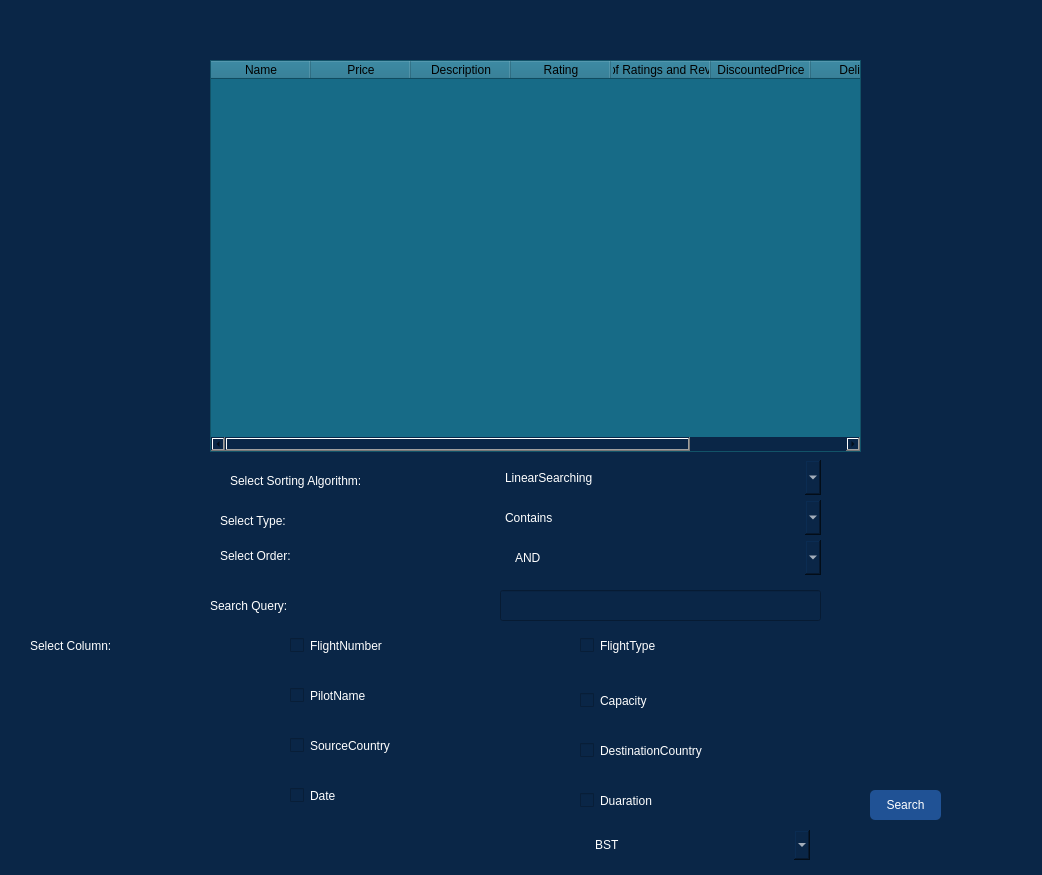
<?xml version="1.0" encoding="UTF-8"?>
<ui version="4.0">
 <class>Form</class>
 <widget class="QWidget" name="Form">
  <property name="geometry">
   <rect>
    <x>0</x>
    <y>0</y>
    <width>1042</width>
    <height>875</height>
   </rect>
  </property>
  <property name="windowTitle">
   <string>Form</string>
  </property>
  <property name="styleSheet">
   <string notr="true">background-color: rgb(10, 38, 71);</string>
  </property>
  <widget class="QTableWidget" name="tableWidget">
   <property name="geometry">
    <rect>
     <x>210</x>
     <y>60</y>
     <width>651</width>
     <height>392</height>
    </rect>
   </property>
   <property name="styleSheet">
    <string notr="true">background-color: rgb(23, 107, 135);
color: rgb(0, 0, 0);</string>
   </property>
   <column>
    <property name="text">
     <string>Name</string>
    </property>
   </column>
   <column>
    <property name="text">
     <string>Price</string>
    </property>
   </column>
   <column>
    <property name="text">
     <string>Description</string>
    </property>
   </column>
   <column>
    <property name="text">
     <string>Rating</string>
    </property>
   </column>
   <column>
    <property name="text">
     <string>No. of Ratings and Reviews</string>
    </property>
   </column>
   <column>
    <property name="text">
     <string>DiscountedPrice</string>
    </property>
   </column>
   <column>
    <property name="text">
     <string>Delivery</string>
    </property>
   </column>
   <column>
    <property name="text">
     <string>%off</string>
    </property>
   </column>
  </widget>
  <widget class="QComboBox" name="algo">
   <property name="geometry">
    <rect>
     <x>500</x>
     <y>460</y>
     <width>321</width>
     <height>35</height>
    </rect>
   </property>
   <property name="styleSheet">
    <string notr="true">color: rgb(255, 255, 255);
font: 16pt &quot;Mongolian Baiti&quot;;
border-radius: 5px;


</string>
   </property>
   <item>
    <property name="text">
     <string>LinearSearching</string>
    </property>
   </item>
  </widget>
  <widget class="QPushButton" name="searchButton">
   <property name="geometry">
    <rect>
     <x>870</x>
     <y>790</y>
     <width>71</width>
     <height>30</height>
    </rect>
   </property>
   <property name="styleSheet">
    <string notr="true">background-color: rgb(32, 82, 149);
color: rgb(255, 255, 255);
font: 16pt &quot;Mongolian Baiti&quot;;
border-radius: 5px;



</string>
   </property>
   <property name="text">
    <string>Search</string>
   </property>
  </widget>
  <widget class="QCheckBox" name="fNumber">
   <property name="geometry">
    <rect>
     <x>290</x>
     <y>630</y>
     <width>241</width>
     <height>31</height>
    </rect>
   </property>
   <property name="styleSheet">
    <string notr="true">color: rgb(255, 255, 255);
font: 16pt &quot;Mongolian Baiti&quot;;
border-radius: 5px;


</string>
   </property>
   <property name="text">
    <string>FlightNumber</string>
   </property>
  </widget>
  <widget class="QCheckBox" name="ftype">
   <property name="geometry">
    <rect>
     <x>580</x>
     <y>630</y>
     <width>261</width>
     <height>31</height>
    </rect>
   </property>
   <property name="styleSheet">
    <string notr="true">color: rgb(255, 255, 255);
font: 16pt &quot;Mongolian Baiti&quot;;
border-radius: 5px;


</string>
   </property>
   <property name="text">
    <string>FlightType</string>
   </property>
  </widget>
  <widget class="QCheckBox" name="capacity">
   <property name="geometry">
    <rect>
     <x>580</x>
     <y>680</y>
     <width>261</width>
     <height>41</height>
    </rect>
   </property>
   <property name="styleSheet">
    <string notr="true">color: rgb(255, 255, 255);
font: 16pt &quot;Mongolian Baiti&quot;;
border-radius: 5px;


</string>
   </property>
   <property name="text">
    <string>Capacity</string>
   </property>
  </widget>
  <widget class="QCheckBox" name="pName">
   <property name="geometry">
    <rect>
     <x>290</x>
     <y>680</y>
     <width>271</width>
     <height>31</height>
    </rect>
   </property>
   <property name="styleSheet">
    <string notr="true">color: rgb(255, 255, 255);
font: 16pt &quot;Mongolian Baiti&quot;;
border-radius: 5px;


</string>
   </property>
   <property name="text">
    <string>PilotName</string>
   </property>
  </widget>
  <widget class="QCheckBox" name="sCountry">
   <property name="geometry">
    <rect>
     <x>290</x>
     <y>730</y>
     <width>261</width>
     <height>31</height>
    </rect>
   </property>
   <property name="styleSheet">
    <string notr="true">color: rgb(255, 255, 255);
font: 16pt &quot;Mongolian Baiti&quot;;
border-radius: 5px;


</string>
   </property>
   <property name="text">
    <string>SourceCountry</string>
   </property>
  </widget>
  <widget class="QCheckBox" name="dCountry">
   <property name="geometry">
    <rect>
     <x>580</x>
     <y>730</y>
     <width>251</width>
     <height>41</height>
    </rect>
   </property>
   <property name="styleSheet">
    <string notr="true">color: rgb(255, 255, 255);
font: 16pt &quot;Mongolian Baiti&quot;;
border-radius: 5px;


</string>
   </property>
   <property name="text">
    <string>DestinationCountry</string>
   </property>
  </widget>
  <widget class="QCheckBox" name="date">
   <property name="geometry">
    <rect>
     <x>290</x>
     <y>780</y>
     <width>271</width>
     <height>31</height>
    </rect>
   </property>
   <property name="styleSheet">
    <string notr="true">color: rgb(255, 255, 255);
font: 16pt &quot;Mongolian Baiti&quot;;
border-radius: 5px;


</string>
   </property>
   <property name="text">
    <string>Date</string>
   </property>
  </widget>
  <widget class="QCheckBox" name="duaration">
   <property name="geometry">
    <rect>
     <x>580</x>
     <y>780</y>
     <width>251</width>
     <height>41</height>
    </rect>
   </property>
   <property name="styleSheet">
    <string notr="true">color: rgb(255, 255, 255);
font: 16pt &quot;Mongolian Baiti&quot;;
border-radius: 5px;


</string>
   </property>
   <property name="text">
    <string>Duaration</string>
   </property>
  </widget>
  <widget class="QComboBox" name="order">
   <property name="geometry">
    <rect>
     <x>510</x>
     <y>540</y>
     <width>311</width>
     <height>35</height>
    </rect>
   </property>
   <property name="styleSheet">
    <string notr="true">color: rgb(255, 255, 255);
font: 16pt &quot;Mongolian Baiti&quot;;
border-radius: 5px;


</string>
   </property>
   <item>
    <property name="text">
     <string>AND</string>
    </property>
   </item>
   <item>
    <property name="text">
     <string>OR</string>
    </property>
   </item>
   <item>
    <property name="text">
     <string>NOT</string>
    </property>
   </item>
  </widget>
  <widget class="QLabel" name="label_3">
   <property name="geometry">
    <rect>
     <x>30</x>
     <y>630</y>
     <width>251</width>
     <height>31</height>
    </rect>
   </property>
   <property name="styleSheet">
    <string notr="true">color: rgb(255, 255, 255);
font: 16pt &quot;Mongolian Baiti&quot;;
border-radius: 5px;


</string>
   </property>
   <property name="text">
    <string>Select Column:</string>
   </property>
  </widget>
  <widget class="QLabel" name="label_4">
   <property name="geometry">
    <rect>
     <x>230</x>
     <y>460</y>
     <width>251</width>
     <height>41</height>
    </rect>
   </property>
   <property name="styleSheet">
    <string notr="true">color: rgb(255, 255, 255);
font: 16pt &quot;Mongolian Baiti&quot;;
border-radius: 5px;


</string>
   </property>
   <property name="text">
    <string>Select Sorting Algorithm:</string>
   </property>
  </widget>
  <widget class="QLabel" name="label_5">
   <property name="geometry">
    <rect>
     <x>220</x>
     <y>540</y>
     <width>251</width>
     <height>31</height>
    </rect>
   </property>
   <property name="styleSheet">
    <string notr="true">color: rgb(255, 255, 255);
font: 16pt &quot;Mongolian Baiti&quot;;
border-radius: 5px;


</string>
   </property>
   <property name="text">
    <string>Select Order:</string>
   </property>
  </widget>
  <widget class="QLabel" name="label_6">
   <property name="geometry">
    <rect>
     <x>210</x>
     <y>590</y>
     <width>251</width>
     <height>31</height>
    </rect>
   </property>
   <property name="styleSheet">
    <string notr="true">color: rgb(255, 255, 255);
font: 16pt &quot;Mongolian Baiti&quot;;
border-radius: 5px;


</string>
   </property>
   <property name="text">
    <string>Search Query:</string>
   </property>
  </widget>
  <widget class="QLineEdit" name="query">
   <property name="geometry">
    <rect>
     <x>500</x>
     <y>590</y>
     <width>321</width>
     <height>31</height>
    </rect>
   </property>
   <property name="styleSheet">
    <string notr="true">color: rgb(255, 255, 255);</string>
   </property>
  </widget>
  <widget class="QLabel" name="label_7">
   <property name="geometry">
    <rect>
     <x>220</x>
     <y>500</y>
     <width>251</width>
     <height>41</height>
    </rect>
   </property>
   <property name="styleSheet">
    <string notr="true">color: rgb(255, 255, 255);
font: 16pt &quot;Mongolian Baiti&quot;;
border-radius: 5px;


</string>
   </property>
   <property name="text">
    <string>Select Type:</string>
   </property>
  </widget>
  <widget class="QComboBox" name="type">
   <property name="geometry">
    <rect>
     <x>500</x>
     <y>500</y>
     <width>321</width>
     <height>35</height>
    </rect>
   </property>
   <property name="styleSheet">
    <string notr="true">color: rgb(255, 255, 255);
font: 16pt &quot;Mongolian Baiti&quot;;
border-radius: 5px;


</string>
   </property>
   <item>
    <property name="text">
     <string>Contains</string>
    </property>
   </item>
   <item>
    <property name="text">
     <string>EndWith</string>
    </property>
   </item>
   <item>
    <property name="text">
     <string>StartsWith</string>
    </property>
   </item>
  </widget>
  <widget class="QComboBox" name="searchingType">
   <property name="geometry">
    <rect>
     <x>590</x>
     <y>830</y>
     <width>220</width>
     <height>30</height>
    </rect>
   </property>
   <property name="styleSheet">
    <string notr="true">color: rgb(255, 255, 255);
font: 16pt &quot;Mongolian Baiti&quot;;
border-radius: 5px;


</string>
   </property>
   <item>
    <property name="text">
     <string>BST</string>
    </property>
   </item>
   <item>
    <property name="text">
     <string>RB</string>
    </property>
   </item>
   <item>
    <property name="text">
     <string>AVL</string>
    </property>
   </item>
  </widget>
 </widget>
 <resources/>
 <connections/>
</ui>
